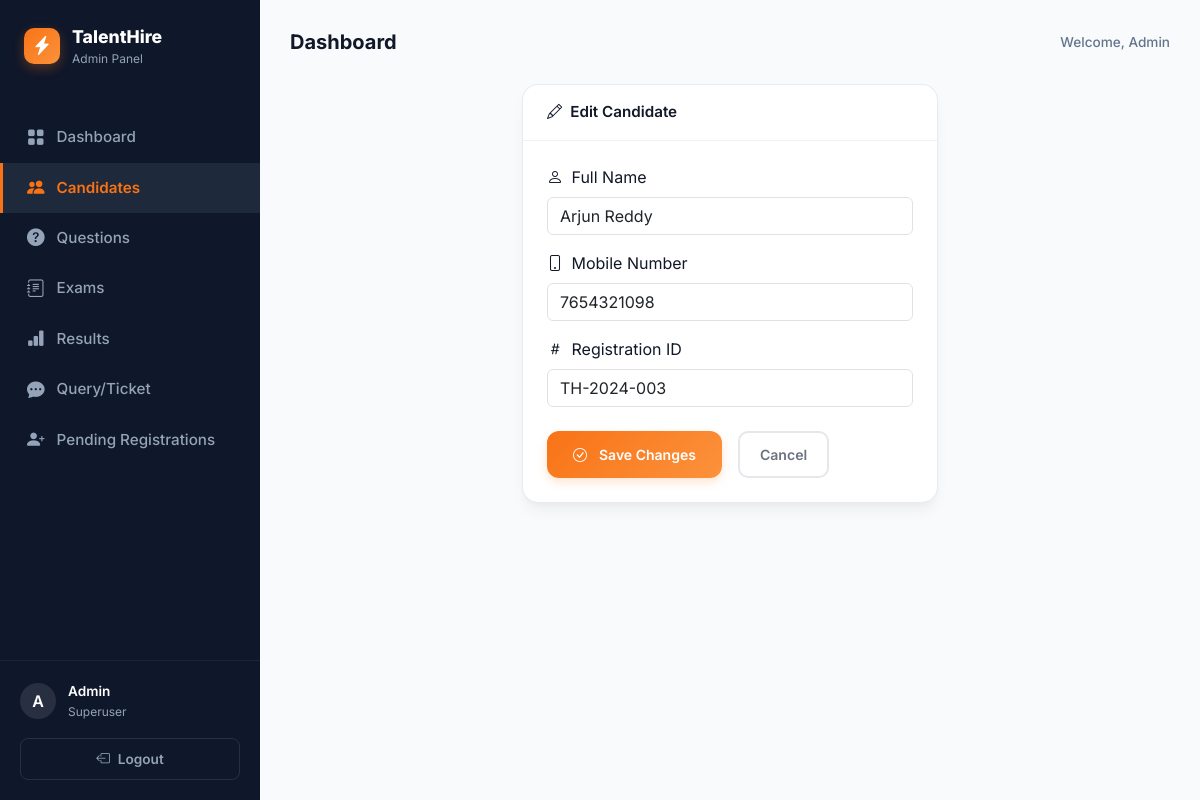
Page /portal/candidates/edit/3/ (signed in) on the committed database.
### exam/models.py (models this page shows, shortened)
class Candidate(models.Model):
    name            = models.CharField(max_length=100)        # Full name of candidate
    mobile          = models.CharField(max_length=15)         # 10-digit mobile number
    registration_id = models.CharField(max_length=50, unique=True)  # Unique ID given by admin
    password        = models.CharField(max_length=128, blank=True, null=True) # Hashed password
    is_activated    = models.BooleanField(default=True)       # Candidates can login by default
    class Meta:
        verbose_name = "Candidate"
        verbose_name_plural = "Candidates"
        ordering = ['name']

### exam/views.py (the view, shortened to what this page needs)
# urls.py: path('portal/candidates/edit/<int:pk>/', views.admin_edit_candidate,   name='admin_edit_candidate'),
@admin_required
def admin_edit_candidate(request, pk):
    candidate = get_object_or_404(Candidate, pk=pk)
    return render(request, 'exam/admin_candidate_form.html', {'action': 'Edit', 'candidate': candidate})

### exam/views.py (called while the page is built)
def admin_required(view_func):
    @functools.wraps(view_func)
    def wrapper(request, *args, **kwargs):
        if not (request.user.is_authenticated and request.user.is_staff):
            return redirect('admin_login')
        return view_func(request, *args, **kwargs)
    return wrapper

### exam/templates/exam/admin_candidate_form.html (shortened to what this page needs)
{% extends 'exam/admin_base.html' %}
{% block nav_cand %}active{% endblock %}
{% block content %}
<div class="container">
    <div class="row justify-content-center">
        <div class="col-12 col-md-7 col-lg-6">
            <div class="admin-card">
                <div class="admin-card-header">
                    <span>
                        {% if action == 'Add' %}
                            <i class="bi bi-person-plus me-2"></i>Add New Candidate
                        {% else %}
                            <i class="bi bi-pencil me-2"></i>Edit Candidate
                        {% endif %}
                    </span>
                </div>
                <div class="p-4">
                    <form method="POST">
                        <div class="mb-3">
                            <label class="form-label"><i class="bi bi-person me-1"></i> Full Name</label>
                            <input type="text" name="name" class="form-control"
                                   value="{{ candidate.name|default:'' }}"
                                   placeholder="e.g. Arjun Reddy" required>
                        </div>
                        <div class="mb-3">
                            <label class="form-label"><i class="bi bi-phone me-1"></i> Mobile Number</label>
                            <input type="text" name="mobile" class="form-control"
                                   value="{{ candidate.mobile|default:'' }}"
                                   placeholder="e.g. 9876543210" maxlength="15" required>
                        </div>
                        <div class="mb-4">
                            <label class="form-label"><i class="bi bi-hash me-1"></i> Registration ID</label>
                            <input type="text" name="registration_id" class="form-control"
                                   value="{{ candidate.registration_id|default:'' }}"
                                   placeholder="e.g. TH-2024-001" required>
                        </div>
                        <div class="d-flex gap-3">
                            <button type="submit" class="btn-orange" style="padding:11px 26px;">
                                <i class="bi bi-check-circle me-1"></i>
                                {% if action == 'Add' %}Add Candidate{% else %}Save Changes{% endif %}
                            </button>
                            <a href="{% url 'admin_candidates' %}" style="padding:11px 20px; border-radius:10px; border:2px solid #e5e7eb; color:#6b7280; font-weight:600; font-size:0.88rem; text-decoration:none;">
                                Cancel
                            </a>
                        </div>
                    </form>
                </div>
            </div>
        </div>
    </div>
</div>
{% endblock %}

### exam/templates/exam/admin_base.html (shortened to what this page needs)
<!DOCTYPE html>
<html lang="en">
<head>
    <link href="https://cdn.jsdelivr.net/npm/bootstrap@5.3.0/dist/css/bootstrap.min.css" rel="stylesheet">
    <link href="https://cdn.jsdelivr.net/npm/bootstrap-icons@1.10.5/font/bootstrap-icons.css" rel="stylesheet">
</head>
<body>
<aside class="sidebar">
    <a href="{% url 'admin_dashboard' %}" class="sidebar-brand">
        <div class="brand-logo"><i class="bi bi-lightning-charge-fill"></i></div>
        <div>
            <span class="brand-name">TalentHire</span>
            <span class="brand-sub">Admin Panel</span>
        </div>
    </a>
    <nav class="nav-menu">
        <a href="{% url 'admin_dashboard' %}" class="nav-item {% block nav_dash %}{% endblock %}">
            <i class="bi bi-grid-fill"></i> Dashboard
        </a>
        <a href="{% url 'admin_candidates' %}" class="nav-item {% block nav_cand %}{% endblock %}">
            <i class="bi bi-people-fill"></i> Candidates
        </a>
        <a href="{% url 'admin_questions' %}" class="nav-item {% block nav_ques %}{% endblock %}">
            <i class="bi bi-question-circle-fill"></i> Questions
        </a>
        <a href="{% url 'admin_settings' %}" class="nav-item {% block nav_set %}{% endblock %}">
            <i class="bi bi-journal-text"></i> Exams
        </a>
        <a href="{% url 'admin_results' %}" class="nav-item {% block nav_res %}{% endblock %}">
            <i class="bi bi-bar-chart-fill"></i> Results
        </a>
        <a href="{% url 'admin_queries' %}" class="nav-item {% block nav_query %}{% endblock %}">
            <i class="bi bi-chat-dots-fill"></i> Query/Ticket
        </a>
        <a href="{% url 'admin_pending_registrations' %}" class="nav-item {% block nav_pending %}{% endblock %}">
            <i class="bi bi-person-plus-fill"></i> Pending Registrations
        </a>
    </nav>
    <div class="sidebar-footer">
        <div class="user-profile">
            <div class="user-avatar">A</div>
            <div class="user-info">
                <span class="user-name">{{ request.user.username|capfirst }}</span>
                <span class="user-role">Superuser</span>
            </div>
        </div>
        <a href="{% url 'admin_logout' %}" class="btn-logout">
            <i class="bi bi-box-arrow-left"></i> Logout
        </a>
    </div>
</aside>
<main class="main-content">
    <header class="page-header">
        <h2 class="page-title">{% block page_title %}Dashboard{% endblock %}</h2>
        <div class="header-actions">
            Welcome, Admin
        </div>
    </header>
    {% block content %}{% endblock %}
</main>
</body>
</html>

### exam/templates/exam/admin_base.html (style rules this page uses)
:root { --sidebar-bg: #0f172a; --sidebar-hover: #1e293b; --sidebar-active: #1e293b; --sidebar-text: #94a3b8; --sidebar-text-active: #f8fafc; --primary-orange: #f97316; --primary-gradient: linear-gradient(135deg, #f97316 0%, #fb923c 100%); --bg-body: #f8fafc; --card-shadow: 0 10px 15px -3px rgba(0, 0, 0, 0.05), 0 4px 6px -2px rgba(0, 0, 0, 0.025); --card-border: 1px solid rgba(226, 232, 240, 0.8); }
* { margin:0; padding:0; box-sizing:border-box; }
body { font-family: 'Inter', sans-serif; background: var(--bg-body); color: #111827; min-height: 100vh; display: flex; }
.sidebar { width: 260px; background: var(--sidebar-bg); color: white; display: flex; flex-direction: column; position: fixed; height: 100vh; left: 0; top: 0; z-index: 1000; transition: all 0.3s; }
.sidebar-brand { padding: 24px; display: flex; align-items: center; gap: 12px; text-decoration: none; color: white; }
.brand-logo { background: var(--primary-gradient); width: 36px; height: 36px; border-radius: 10px; display: flex; align-items: center; justify-content: center; font-size: 1.2rem; color: white; box-shadow: 0 4px 12px rgba(249, 115, 22, 0.3); }
.brand-name { font-weight: 800; font-size: 1.1rem; }
.brand-sub { font-size: 0.75rem; color: var(--sidebar-text); display: block; }
.nav-menu { flex: 1; padding: 20px 0; }
.nav-item { display: flex; align-items: center; gap: 12px; padding: 12px 24px; color: var(--sidebar-text); text-decoration: none; font-size: 0.95rem; font-weight: 500; transition: all 0.2s; border-left: 3px solid transparent; }
.nav-item.active { background: var(--sidebar-active); color: var(--primary-orange); border-left-color: var(--primary-orange); font-weight: 600; }
.nav-item i { font-size: 1.1rem; }
.sidebar-footer { padding: 20px; border-top: 1px solid rgba(255,255,255,0.05); }
.user-profile { display: flex; align-items: center; gap: 12px; margin-bottom: 16px; }
.user-avatar { width: 36px; height: 36px; border-radius: 50%; background: rgba(255,255,255,0.1); display: flex; align-items: center; justify-content: center; color: white; font-weight: 600; }
.user-info { font-size: 0.85rem; }
.user-name { font-weight: 600; display: block; }
.user-role { color: var(--sidebar-text); font-size: 0.75rem; }
.btn-logout { width: 100%; padding: 10px; border-radius: 8px; border: 1px solid rgba(255,255,255,0.1); background: transparent; color: var(--sidebar-text); font-size: 0.85rem; font-weight: 600; text-decoration: none; display: flex; align-items: center; justify-content: center; gap: 8px; transition: all 0.2s; }
.main-content { margin-left: 260px; flex: 1; padding: 30px; max-width: calc(100% - 260px); }
.page-header { display: flex; justify-content: space-between; align-items: center; margin-bottom: 30px; }
.page-title { font-weight: 700; font-size: 1.25rem; margin: 0; }
.header-actions { color: #64748b; font-size: 0.85rem; font-weight: 500; }
.admin-card { background: white; border-radius: 16px; border: var(--card-border); box-shadow: var(--card-shadow); margin-bottom: 24px; overflow: hidden; transition: box-shadow 0.2s, transform 0.2s; }
.admin-card-header { padding: 16px 24px; border-bottom: 1px solid #edf2f7; font-weight: 600; font-size: 0.95rem; display: flex; align-items: center; justify-content: space-between; }
.btn-orange { background: var(--primary-gradient); color: white; border: none; border-radius: 12px; padding: 10px 22px; font-weight: 600; font-size: 0.875rem; transition: all 0.3s ease; display: inline-flex; align-items: center; justify-content: center; gap: 8px; box-shadow: 0 4px 10px rgba(249, 115, 22, 0.2); }

### rows in the picture
Candidate: name "Arjun Reddy", mobile "7654321098", registration_id "TH-2024-003"

### other values in the picture
{{ request.user.username|capfirst }} "Admin"
